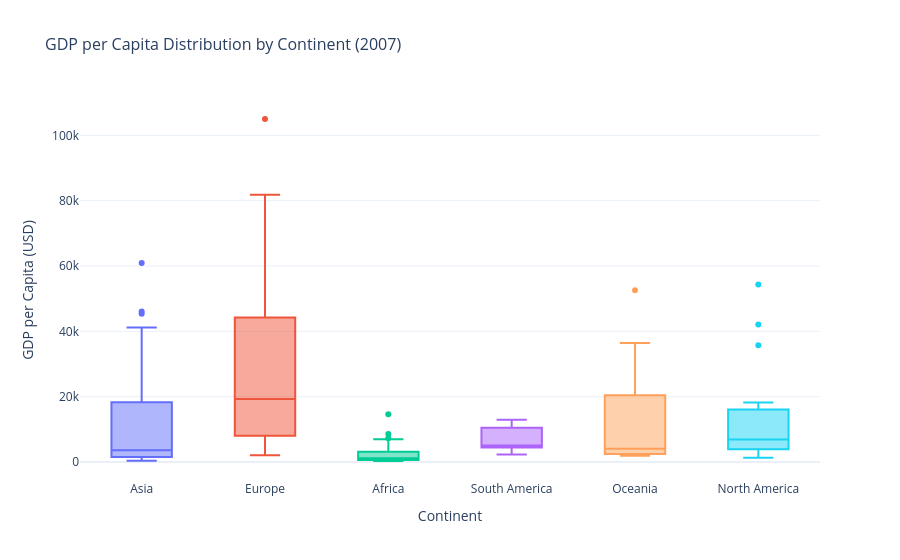

The notebook cell this image was saved under:
### Markdown cell above
---

## Visualization 7 — Box Plot: GDP Distribution by Continent

This box plot shows the **GDP per capita distribution across continents** in 2007. Europe and North America show significantly higher medians, while Africa has the lowest — with a few high-income outliers.

### Code cell
fig7 = px.box(
    df_2007,
    x='continent',
    y='gdp',
    color='continent',
    points='outliers',
    hover_name='country',
    title='GDP per Capita Distribution by Continent (2007)',
    labels={'gdp': 'GDP per Capita (USD)', 'continent': 'Continent'},
    template='plotly_white'
)
fig7.update_layout(title_font_size=16, showlegend=False)
fig7.show()

### Figure 1 — Plotly figure (JSON) as saved in the notebook; plotly's stock layout.template omitted (floating-point values rounded to 4 significant figures)
{"data": [{"alignmentgroup": "True", "boxpoints": "outliers", "hovertemplate": "<b>%{hovertext}</b><br><br>Continent=%{x}<br>GDP per Capita (USD)=%{y}<extra></extra>", "hovertext": ["Afghanistan", "Armenia", "Azerbaijan", "Bahrain", "Bangladesh", "Bhutan", "Brunei", "Cambodia", "China", "Cyprus", "Georgia", "Hong Kong, China", "India", "Indonesia", "Iran", "Iraq", "Israel", "Japan", "Jordan", "Kazakhstan", "Kuwait", "Kyrgyz Republic", "Lao", "Lebanon", "Malaysia", "Maldives", "Mongolia", "Myanmar", "Nepal", "Oman", "Pakistan", "Palestine", "Philippines", "Qatar", "Saudi Arabia", "Singapore", "South Korea", "Sri Lanka", "Tajikistan", "Thailand", "Timor-Leste", "Turkey", "Turkmenistan", "United Arab Emirates", "Uzbekistan", "Vietnam", "Yemen"], "legendgroup": "Asia", "marker": {"color": "#636efa"}, "name": "Asia", "notched": false, "offsetgroup": "Asia", "orientation": "v", "showlegend": true, "type": "box", "x": ["Asia", "Asia", "Asia", "Asia", "Asia", "Asia", "Asia", "Asia", "Asia", "Asia", "Asia", "Asia", "Asia", "Asia", "Asia", "Asia", "Asia", "Asia", "Asia", "Asia", "Asia", "Asia", "Asia", "Asia", "Asia", "Asia", "Asia", "Asia", "Asia", "Asia", "Asia", "Asia", "Asia", "Asia", "Asia", "Asia", "Asia", "Asia", "Asia", "Asia", "Asia", "Asia", "Asia", "Asia", "Asia", "Asia", "Asia"], "x0": " ", "xaxis": "x", "y": [409.0, 3090.0, 4410.0, 22100.0, 856.0, 1840.0, 35100.0, 824.0, 4320.0, 32400.0, 2900.0, 36400.0, 1080.0, 2400.0, 5150.0, 3630.0, 32100.0, 34000.0, 4680.0, 8440.0, 41200.0, 900.0, 1320.0, 7320.0, 7850.0, 8530.0, 2440.0, 640.0, 644.0, 17700.0, 1250.0, 2570.0, 2250.0, 60900.0, 18500.0, 46100.0, 23400.0, 2540.0, 699.0, 4830.0, 932.0, 8480.0, 3350.0, 45400.0, 1680.0, 1430.0, 2550.0], "y0": " ", "yaxis": "y"}, {"alignmentgroup": "True", "boxpoints": "outliers", "hovertemplate": "<b>%{hovertext}</b><br><br>Continent=%{x}<br>GDP per Capita (USD)=%{y}<extra></extra>", "hovertext": ["Albania", "Austria", "Belarus", "Belgium", "Bosnia and Herzegovina", "Bulgaria", "Croatia", "Czech Republic", "Denmark", "Estonia", "Finland", "France", "Germany", "Greece", "Hungary", "Iceland", "Ireland", "Italy", "Latvia", "Lithuania", "Luxembourg", "Malta", "Moldova", "Montenegro", "Netherlands", "North Macedonia", "Norway", "Poland", "Portugal", "Romania", "Russia", "Serbia", "Slovak Republic", "Slovenia", "Spain", "Sweden", "Switzerland", "Ukraine", "United Kingdom"], "legendgroup": "Europe", "marker": {"color": "#EF553B"}, "name": "Europe", "notched": false, "offsetgroup": "Europe", "orientation": "v", "showlegend": true, "type": "box", "x": ["Europe", "Europe", "Europe", "Europe", "Europe", "Europe", "Europe", "Europe", "Europe", "Europe", "Europe", "Europe", "Europe", "Europe", "Europe", "Europe", "Europe", "Europe", "Europe", "Europe", "Europe", "Europe", "Europe", "Europe", "Europe", "Europe", "Europe", "Europe", "Europe", "Europe", "Europe", "Europe", "Europe", "Europe", "Europe", "Europe", "Europe", "Europe", "Europe"], "x0": " ", "xaxis": "x", "y": [3050.0, 43900.0, 4680.0, 40300.0, 3910.0, 5960.0, 12500.0, 16700.0, 53900.0, 17500.0, 46200.0, 36500.0, 37800.0, 24100.0, 11800.0, 53600.0, 51600.0, 34100.0, 13100.0, 12000.0, 105000.0, 19300.0, 2070.0, 5800.0, 45100.0, 3980.0, 75600.0, 9750.0, 19900.0, 7450.0, 10500.0, 4970.0, 13700.0, 21600.0, 27200.0, 49100.0, 81800.0, 3230.0, 44300.0], "y0": " ", "yaxis": "y"}, {"alignmentgroup": "True", "boxpoints": "outliers", "hovertemplate": "<b>%{hovertext}</b><br><br>Continent=%{x}<br>GDP per Capita (USD)=%{y}<extra></extra>", "hovertext": ["Algeria", "Angola", "Benin", "Botswana", "Burkina Faso", "Burundi", "Cameroon", "Cape Verde", "Central African Republic", "Chad", "Comoros", "Congo, Dem. Rep.", "Congo, Rep.", "Cote d'Ivoire", "Djibouti", "Egypt", "Equatorial Guinea", "Eswatini", "Ethiopia", "Gabon", "Gambia", "Ghana", "Guinea", "Guinea-Bissau", "Kenya", "Lesotho", "Liberia", "Libya", "Madagascar", "Malawi", "Mali", "Mauritania", "Mauritius", "Morocco", "Mozambique", "Namibia", "Niger", "Nigeria", "Rwanda", "Sao Tome and Principe", "Senegal", "Sierra Leone", "South Africa", "South Sudan", "Sudan", "Tanzania", "Togo", "Tunisia", "Uganda", "Zambia", "Zimbabwe"], "legendgroup": "Africa", "marker": {"color": "#00cc96"}, "name": "Africa", "notched": false, "offsetgroup": "Africa", "orientation": "v", "showlegend": true, "type": "box", "x": ["Africa", "Africa", "Africa", "Africa", "Africa", "Africa", "Africa", "Africa", "Africa", "Africa", "Africa", "Africa", "Africa", "Africa", "Africa", "Africa", "Africa", "Africa", "Africa", "Africa", "Africa", "Africa", "Africa", "Africa", "Africa", "Africa", "Africa", "Africa", "Africa", "Africa", "Africa", "Africa", "Africa", "Africa", "Africa", "Africa", "Africa", "Africa", "Africa", "Africa", "Africa", "Africa", "Africa", "Africa", "Africa", "Africa", "Africa", "Africa", "Africa", "Africa", "Africa"], "x0": " ", "xaxis": "x", "y": [3830.0, 3810.0, 981.0, 5720.0, 540.0, 302.0, 1180.0, 2920.0, 479.0, 656.0, 1170.0, 381.0, 2050.0, 1620.0, 4280.0, 3130.0, 14600.0, 3180.0, 363.0, 7300.0, 686.0, 1190.0, 684.0, 566.0, 1130.0, 912.0, 599.0, 8600.0, 495.0, 314.0, 697.0, 1510.0, 6940.0, 2570.0, 429.0, 4010.0, 417.0, 2090.0, 512.0, 1290.0, 1130.0, 501.0, 5540.0, 4280.0, 1400.0, 685.0, 450.0, 3450.0, 685.0, 1020.0, 1040.0], "y0": " ", "yaxis": "y"}, {"alignmentgroup": "True", "boxpoints": "outliers", "hovertemplate": "<b>%{hovertext}</b><br><br>Continent=%{x}<br>GDP per Capita (USD)=%{y}<extra></extra>", "hovertext": ["Argentina", "Bolivia", "Brazil", "Chile", "Colombia", "Ecuador", "Guyana", "Paraguay", "Peru", "Suriname", "Uruguay"], "legendgroup": "South America", "marker": {"color": "#ab63fa"}, "name": "South America", "notched": false, "offsetgroup": "South America", "orientation": "v", "showlegend": true, "type": "box", "x": ["South America", "South America", "South America", "South America", "South America", "South America", "South America", "South America", "South America", "South America", "South America"], "x0": " ", "xaxis": "x", "y": [12900.0, 2310.0, 7940.0, 11300.0, 4890.0, 5050.0, 4440.0, 4210.0, 4440.0, 8200.0, 11200.0], "y0": " ", "yaxis": "y"}, {"alignmentgroup": "True", "boxpoints": "outliers", "hovertemplate": "<b>%{hovertext}</b><br><br>Continent=%{x}<br>GDP per Capita (USD)=%{y}<extra></extra>", "hovertext": ["Australia", "Fiji", "New Zealand", "Papua New Guinea", "Samoa", "Solomon Islands", "Tonga", "Vanuatu"], "legendgroup": "Oceania", "marker": {"color": "#FFA15A"}, "name": "Oceania", "notched": false, "offsetgroup": "Oceania", "orientation": "v", "showlegend": true, "type": "box", "x": ["Oceania", "Oceania", "Oceania", "Oceania", "Oceania", "Oceania", "Oceania", "Oceania"], "x0": " ", "xaxis": "x", "y": [52600.0, 4530.0, 36400.0, 2050.0, 4320.0, 1910.0, 3820.0, 2790.0], "y0": " ", "yaxis": "y"}, {"alignmentgroup": "True", "boxpoints": "outliers", "hovertemplate": "<b>%{hovertext}</b><br><br>Continent=%{x}<br>GDP per Capita (USD)=%{y}<extra></extra>", "hovertext": ["Bahamas", "Barbados", "Belize", "Canada", "Costa Rica", "Cuba", "Dominican Republic", "El Salvador", "Guatemala", "Haiti", "Honduras", "Jamaica", "Mexico", "Nicaragua", "Panama", "St. Lucia", "St. Vincent and the Grenadines", "Trinidad and Tobago", "United States"], "legendgroup": "North America", "marker": {"color": "#19d3f3"}, "name": "North America", "notched": false, "offsetgroup": "North America", "orientation": "v", "showlegend": true, "type": "box", "x": ["North America", "North America", "North America", "North America", "North America", "North America", "North America", "North America", "North America", "North America", "North America", "North America", "North America", "North America", "North America", "North America", "North America", "North America", "North America"], "x0": " ", "xaxis": "x", "y": [35700.0, 18200.0, 4770.0, 42100.0, 9730.0, 6240.0, 5310.0, 3290.0, 3570.0, 1290.0, 2140.0, 5310.0, 9210.0, 1670.0, 9170.0, 10200.0, 6870.0, 18000.0, 54300.0], "y0": " ", "yaxis": "y"}], "layout": {"boxmode": "overlay", "legend": {"title": {"text": "Continent"}, "tracegroupgap": 0}, "showlegend": false, "title": {"font": {"size": 16}, "text": "GDP per Capita Distribution by Continent (2007)"}, "xaxis": {"anchor": "y", "categoryarray": ["Asia", "Europe", "Africa", "South America", "Oceania", "North America"], "categoryorder": "array", "domain": [0, 1], "title": {"text": "Continent"}}, "yaxis": {"anchor": "x", "domain": [0, 1], "title": {"text": "GDP per Capita (USD)"}}}}
